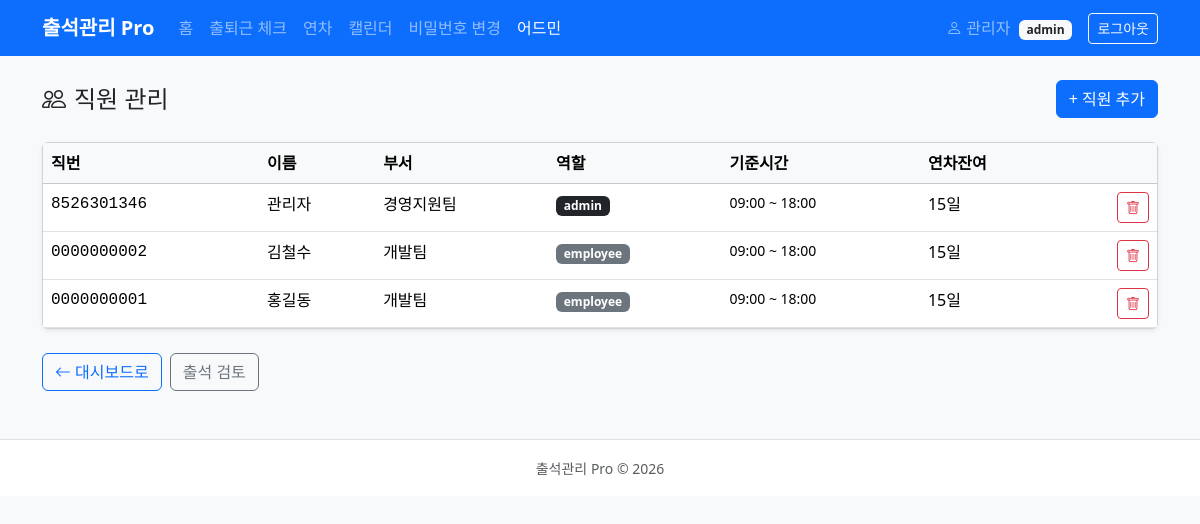
The page /admin/employees.php (signed in) on the database its author committed.
### tables this page shows
CREATE TABLE employees (
  id                    INT AUTO_INCREMENT PRIMARY KEY,
  employee_id           VARCHAR(20)  NOT NULL UNIQUE,
  login_username        VARCHAR(50)  NOT NULL UNIQUE,
  password_hash         VARCHAR(255) NOT NULL,
  name                  VARCHAR(50)  NOT NULL,
  department            VARCHAR(50)  NOT NULL DEFAULT '',
  position              VARCHAR(50)  NOT NULL DEFAULT '',
  email                 VARCHAR(100) NOT NULL DEFAULT '',
  phone                 VARCHAR(30)  NOT NULL DEFAULT '',
  role                  ENUM('employee','manager','admin') NOT NULL DEFAULT 'employee',
  attendance_time_in    TIME NOT NULL DEFAULT '09:00:00',
  attendance_time_out   TIME NOT NULL DEFAULT '18:00:00',
  leave_quota           INT NOT NULL DEFAULT 15,
  leave_used            INT NOT NULL DEFAULT 0,
  active                TINYINT(1) NOT NULL DEFAULT 1,
  created_at            TIMESTAMP NOT NULL DEFAULT CURRENT_TIMESTAMP,
  updated_at            TIMESTAMP NOT NULL DEFAULT CURRENT_TIMESTAMP ON UPDATE CURRENT_TIMESTAMP
);

### config.php (called while the page is built, shortened)
<?php
function getDB(): PDO {
    static $pdo = null;
    if ($pdo === null) {
        $host = getenv('DB_HOST') ?: 'localhost';
        $name = getenv('DB_NAME') ?: 'attendance_db';
        $user = getenv('DB_USER') ?: 'root';
        $pass = getenv('DB_PASS') ?: '';
        $dsn  = "mysql:host={$host};dbname={$name};charset=utf8mb4";
        $pdo = new PDO($dsn, $user, $pass, [
            PDO::ATTR_ERRMODE            => PDO::ERRMODE_EXCEPTION,
            PDO::ATTR_DEFAULT_FETCH_MODE => PDO::FETCH_ASSOC,
            PDO::ATTR_EMULATE_PREPARES   => false,
        ]);
    }
    return $pdo;
}

### src/Model/Employee.php (called while the page is built, shortened)
<?php
require_once __DIR__ . '/../../config.php';
final class Employee
{
    public static function all(): array
    {
        $stmt = getDB()->query('SELECT * FROM employees ORDER BY name');
        return $stmt->fetchAll();
    }
    public static function remainingAnnual(int $employeeId): int
    {
        $stmt = getDB()->prepare(
            "SELECT COALESCE(SUM(duration_days),0) FROM leaves
             WHERE employee_id = ? AND leave_type = 'annual' AND status = 'approved'
             AND YEAR(start_date) = YEAR(CURDATE())"
        );
        $stmt->execute([$employeeId]);
        $used = (int) $stmt->fetchColumn();
        return max(0, 15 - $used);
    }
}

### src/auth.php (called while the page is built, shortened)
<?php
require_once __DIR__ . '/../config.php';
function e(?string $s): string
{
    return htmlspecialchars((string)$s, ENT_QUOTES, 'UTF-8');
}

### public/admin/employees.php (the view, shortened to what this page needs)
<?php
require_once __DIR__ . '/../../src/auth.php';
require_once __DIR__ . '/../../src/Layout.php';
require_once __DIR__ . '/../../src/Model/Employee.php';
$employees = Employee::all();
?>
<div class="d-flex justify-content-between align-items-center mb-4">
  <h4 class="mb-0"><i class="bi bi-people me-2"></i>직원 관리</h4>
  <button class="btn btn-primary" data-bs-toggle="collapse" data-bs-target="#addForm">+ 직원 추가</button>
</div>
<div class="card shadow-sm">
  <div class="table-responsive">
    <table class="table table-hover mb-0">
      <thead class="table-light">
        <tr><th>직번</th><th>이름</th><th>부서</th><th>역할</th><th>기준시간</th><th>연차잔여</th><th></th></tr>
      </thead>
      <tbody>
        <?php foreach ($employees as $emp): ?>
        <tr>
          <td class="font-monospace"><?= e($emp['employee_id']) ?></td>
          <td>
            <?= e($emp['name']) ?>
          </td>
          <td><?= e($emp['department'] ?? '-') ?></td>
          <td>
            <span class="badge bg-<?= $emp['role']==='admin'?'dark':($emp['role']==='manager'?'warning text-dark':'secondary') ?>">
              <?= e($emp['role']) ?>
            </span>
          </td>
          <td class="small">
            <?= e(substr($emp['attendance_time_in'] ?? '09:00',0,5)) ?> ~ <?= e(substr($emp['attendance_time_out'] ?? '18:00',0,5)) ?>
          </td>
          <td><?= Employee::remainingAnnual($emp['id']) ?>일</td>
          <td class="text-end">
            <form method="post" class="d-inline" onsubmit="return confirm('정말 삭제할까요?')">
              <button class="btn btn-outline-danger btn-sm"><i class="bi bi-trash"></i></button>
            </form>
          </td>
        </tr>
        <?php endforeach; ?>
      </tbody>
    </table>
  </div>
</div>
<div class="mt-4">
  <a class="btn btn-outline-primary" href="dashboard.php"><i class="bi bi-arrow-left me-1"></i>대시보드로</a>
  <a class="btn btn-outline-secondary ms-1" href="attendance.php">출석 검토</a>
</div>

### rows shown on the page
employees: employee "8526301346", name "관리자", department "경영지원팀", role "admin", attendance_time_in "09:00", attendance_time_out "18:00", id "15"
employees: employee "0000000002", name "김철수", department "개발팀", role "employee", attendance_time_in "09:00", attendance_time_out "18:00", id "15"
employees: employee "0000000001", name "홍길동", department "개발팀", role "employee", attendance_time_in "09:00", attendance_time_out "18:00", id "15"

### other values the page prints
$item['label'] "홈"
$item['label'] "출퇴근 체크"
$item['label'] "연차"
$item['label'] "캘린더"
$item['label'] "비밀번호 변경"
$item['label'] "어드민"
$user "관리자"
$role "admin"
